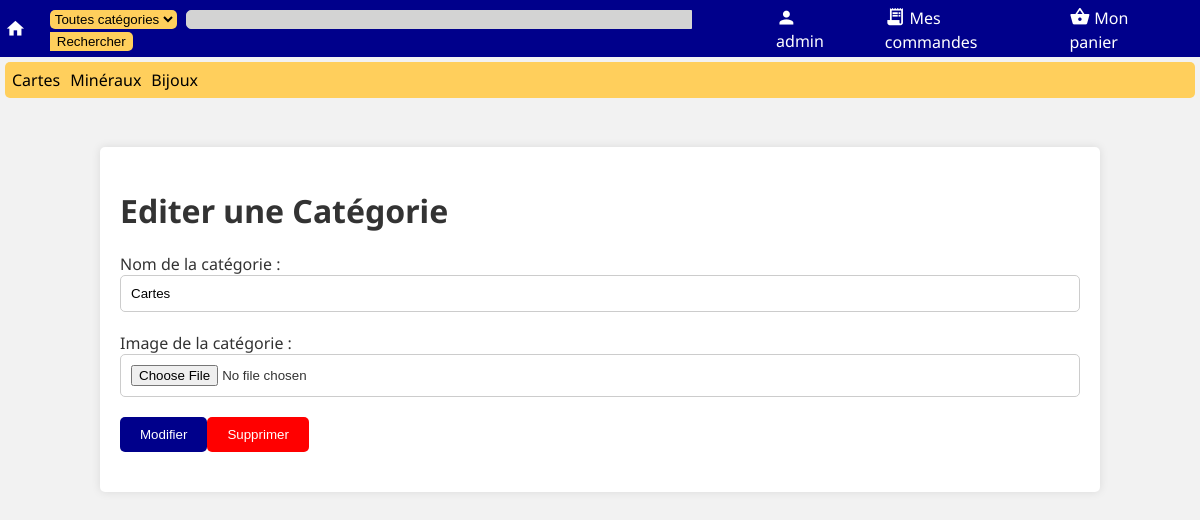
Screenshot of /edit_cat.php?id=1 (signed in) with the database file from the repository.
### tables this page shows
CREATE TABLE Categories (
    idCat INTEGER PRIMARY KEY AUTOINCREMENT,
    titre TEXT NOT NULL,
    b64img TEXT NOT NULL
, mime);

### edit_cat.php (the view, shortened to what this page needs)
<!DOCTYPE html>
<html>
<head>
	<link rel="stylesheet" type="text/css" href="res/editarticle.css">
	<link rel="stylesheet" type="text/css" href="res/font.css">
<?php include('nav.php'); ?>
	<div class="container">
        <h1><?php echo isset($_GET['id']) ? "Editer" : "Ajouter"; ?> une Catégorie</h1>
<?php
$db = new MyDB();
if (isset($_GET['id'])) {
    $req = $db->prepare("SELECT * FROM Categories WHERE idCat=:id;");
    $req->bindValue(":id", $_GET['id']);
    $values = $req->execute()->fetchArray();
}
?>
    <form action="edit_script.php<?php echo isset($_GET['id']) ? "?id=".$_GET['id'] : ""; ?>" method="POST" enctype="multipart/form-data">
		<div class="form-group">
			<label for="article-name">Nom de la catégorie :</label>
            <input  class="form_input" type="text" id="article-name" name="cat-name" value="<?php echo isset($values['titre']) ? $values['titre'] : '';?>" required>
		  </div>
		  <div class="form-group">
			<label for="article-image">Image de la catégorie :</label>
			<input class="form_input" type="file" id="article-image" name="cat-image">
		  </div>
		  <div class="form-group">
<?php
if (isset($_GET['id'])) {
    echo '<button class="form_button modify" type="submit" name="mod" value="1">Modifier</button>';
    echo '<button class="form_button delete" type="submit" name="mod" value="2">Supprimer</button>';
} else {
    echo '<button class="form_button modify" type="submit" name="mod" value="3">Ajouter</button>';
}
?>
		  </div>
        </form>
	</div>
</body>
</html>

### nav.php (shortened to what this page needs)
<link rel="stylesheet" href="res/nav.css">
</head>
<body>
<nav>
    <div class='topbar'>
        <a class='logo' href='index.php'>
            <span class="material-icons">home</span>
        </a>
        <form method='GET' action='search.php' class='form_bar'>
            <select name="cat" class="sel_cat">
                <option value="0">Toutes catégories</option>
<?php
$db_nav = new MyDB();
?>
            </select>
            <input type='text' class='searchbar' name='query' <?php echo isset($_GET['query']) ? 'value="'.$_GET['query'].'"' : '';?>><input type='submit' class='submitsearch' value='Rechercher'>
        </form>
        <a class='bar_elt' href='login.php'>
        <span class="material-icons">person</span><span class='valign-link'><?php echo isset($_SESSION['username']) ? $_SESSION['username'] : "Mon compte"; ?></span>
        </a>
        <a class='bar_elt' href='command.php'>
            <span class="material-icons">receipt_long</span><span class='valign-link'>Mes commandes</span>
        </a>
        <a class='bar_elt' href='panier.php'>
            <span class="material-icons">shopping_basket</span><span class='valign-link'>Mon panier</span>
        </a>
    </div>
    <div class='cat_bar'>
<?php
$req_nav = 'SELECT * FROM Categories';
$reponse_nav = $db_nav->query($req_nav);
while ($donnees=$reponse_nav->fetchArray())
{
    echo '<a href="search.php?cat='.$donnees['idCat'].'" class="item_cat_bar">'.$donnees['titre'].'</a>';
}
?>
    </div>
</nav>

### res/editarticle.css (style rules this page uses)
body { background-color: #f2f2f2; color: #333; margin: 10px; }
.container { margin: 0 auto; padding: 20px; max-width: 960px; background-color: #fff; box-shadow: 0 0 10px rgba(0,0,0,.1); border-radius: 5px; margin-top: 5%; }
.form_button { background-color: darkblue; color: #fff; border: none; padding: 10px 20px; border-radius: 5px; cursor: pointer; }
.form-group { margin-bottom: 20px; }
.delete { background-color: red; }
.form_input { width: 100%; padding: 10px; border: 1px solid #ccc; border-radius: 5px; box-sizing: border-box; }

### res/nav.css (style rules this page uses)
nav { margin: -10px; }
.searchbar { border: 1px solid lightgray; border-radius: 5px 0 0 5px; margin-right: 0; background-color: lightgray; width: 500px; }
.topbar { padding: 5px; background-color: darkblue; display: flex; flex-direction: flex; justify-content: center; align-items: center; }
.cat_bar { background-color: #ffcf5c; margin: 5px; border-radius: 5px; padding: 7px; }
.item_cat_bar { color: black; text-decoration: none; width: 10px; margin-right: 10px; }
.submitsearch { margin-left: 0; background-color: #ffcf5c; border: 1px solid transparent; border-radius: 0 5px 5px 0; }
.sel_cat { background-color: #ffcf5c; border: 1px solid transparent; border-radius: 5px 5px 5px 5px; margin-right: 5px; }
.logo { color: white; text-decoration: none; }
.form_bar { display: inline-block; margin-left: 20px; margin-right: 20px; }
.bar_elt { color: white; margin-left: 20px; margin-right: 20px; align-items: center; text-decoration: none; }
.material-icons { vertical-align: middle; margin-right: 4px; font-size: 1.3em; }
.valign-link { vertical-align: middle; text-decoration: none; }

### rows the page displays
categories: titre "Cartes", cat-name "Cartes"
categories: titre "Minéraux"
categories: titre "Bijoux"

### other values shown
$_SESSION['username'] "admin"
